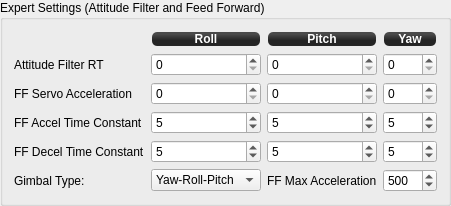
            <widget class="QGroupBox" name="groupBox_3">
             <property name="minimumSize">
              <size>
               <width>0</width>
               <height>187</height>
              </size>
             </property>
             <property name="title">
              <string>Expert Settings (Attitude Filter and Feed Forward)</string>
             </property>
             <layout class="QGridLayout" name="gridLayout_2">
              <item row="0" column="1">
               <widget class="QLabel" name="label_49">
                <property name="minimumSize">
                 <size>
                  <width>0</width>
                  <height>16</height>
                 </size>
                </property>
                <property name="maximumSize">
                 <size>
                  <width>16777215</width>
                  <height>16</height>
                 </size>
                </property>
                <property name="styleSheet">
                 <string notr="true">background-color: qlineargradient(spread:reflect, x1:0.507, y1:0, x2:0.507, y2:0.772, stop:0.208955 rgba(74, 74, 74, 255), stop:0.78607 rgba(36, 36, 36, 255));
color: rgb(255, 255, 255);
border-radius: 5;
font: bold 12px;
margin:1px;</string>
                </property>
                <property name="text">
                 <string>Roll</string>
                </property>
                <property name="alignment">
                 <set>Qt::AlignCenter</set>
                </property>
               </widget>
              </item>
              <item row="0" column="2">
               <widget class="QLabel" name="label_50">
                <property name="minimumSize">
                 <size>
                  <width>0</width>
                  <height>16</height>
                 </size>
                </property>
                <property name="maximumSize">
                 <size>
                  <width>16777215</width>
                  <height>16</height>
                 </size>
                </property>
                <property name="styleSheet">
                 <string notr="true">background-color: qlineargradient(spread:reflect, x1:0.507, y1:0, x2:0.507, y2:0.772, stop:0.208955 rgba(74, 74, 74, 255), stop:0.78607 rgba(36, 36, 36, 255));
color: rgb(255, 255, 255);
border-radius: 5;
font: bold 12px;
margin:1px;</string>
                </property>
                <property name="text">
                 <string>Pitch</string>
                </property>
                <property name="alignment">
                 <set>Qt::AlignCenter</set>
                </property>
               </widget>
              </item>
              <item row="0" column="3">
               <widget class="QLabel" name="label_51">
                <property name="minimumSize">
                 <size>
                  <width>0</width>
                  <height>16</height>
                 </size>
                </property>
                <property name="maximumSize">
                 <size>
                  <width>16777215</width>
                  <height>16</height>
                 </size>
                </property>
                <property name="styleSheet">
                 <string notr="true">background-color: qlineargradient(spread:reflect, x1:0.507, y1:0, x2:0.507, y2:0.772, stop:0.208955 rgba(74, 74, 74, 255), stop:0.78607 rgba(36, 36, 36, 255));
color: rgb(255, 255, 255);
border-radius: 5;
font: bold 12px;
margin:1px;</string>
                </property>
                <property name="text">
                 <string>Yaw</string>
                </property>
                <property name="alignment">
                 <set>Qt::AlignCenter</set>
                </property>
               </widget>
              </item>
              <item row="1" column="0">
               <widget class="QLabel" name="label_2">
                <property name="text">
                 <string>Attitude Filter RT</string>
                </property>
               </widget>
              </item>
              <item row="1" column="1">
               <widget class="QSpinBox" name="rollResponseTime">
                <property name="toolTip">
                 <string>Roll axis attitude filter response time

Range: 0-250ms, 0 disables the filter (default).

Smoothes estimated airframe attitude used by camera stabilization.</string>
                </property>
                <property name="maximum">
                 <number>250</number>
                </property>
                <property name="objrelation" stdset="0">
                 <stringlist>
                  <string>objname:CameraStabSettings</string>
                  <string>fieldname:ResponseTime</string>
                  <string>element:Roll</string>
                  <string>buttongroup:1</string>
                 </stringlist>
                </property>
               </widget>
              </item>
              <item row="1" column="2">
               <widget class="QSpinBox" name="pitchResponseTime">
                <property name="toolTip">
                 <string>Pitch axis attitude filter response time

Range: 0-250ms, 0 disables the filter (default).

Smoothes estimated airframe attitude used by camera stabilization.</string>
                </property>
                <property name="maximum">
                 <number>250</number>
                </property>
                <property name="objrelation" stdset="0">
                 <stringlist>
                  <string>objname:CameraStabSettings</string>
                  <string>fieldname:ResponseTime</string>
                  <string>element:Pitch</string>
                  <string>buttongroup:1</string>
                 </stringlist>
                </property>
               </widget>
              </item>
              <item row="1" column="3">
               <widget class="QSpinBox" name="yawResponseTime">
                <property name="toolTip">
                 <string>Yaw axis attitude filter response time

Range: 0-250ms, 0 disables the filter (default).

Smoothes estimated airframe attitude used by camera stabilization.</string>
                </property>
                <property name="maximum">
                 <number>250</number>
                </property>
                <property name="objrelation" stdset="0">
                 <stringlist>
                  <string>objname:CameraStabSettings</string>
                  <string>fieldname:ResponseTime</string>
                  <string>element:Yaw</string>
                  <string>buttongroup:1</string>
                 </stringlist>
                </property>
               </widget>
              </item>
              <item row="2" column="0">
               <widget class="QLabel" name="label_4">
                <property name="text">
                 <string>FF Servo Acceleration</string>
                </property>
               </widget>
              </item>
              <item row="2" column="1">
               <widget class="QSpinBox" name="rollFeedForward">
                <property name="toolTip">
                 <string>Roll servo feed forward acceleration

Range: 0-25, 0 disables feed forward for the axis (default).

Good starting value is 2-7.
Too high value may burn your servo!</string>
                </property>
                <property name="maximum">
                 <number>25</number>
                </property>
                <property name="objrelation" stdset="0">
                 <stringlist>
                  <string>objname:CameraStabSettings</string>
                  <string>fieldname:FeedForward</string>
                  <string>element:Roll</string>
                  <string>haslimits:no</string>
                  <string>scale:1</string>
                  <string>buttongroup:1</string>
                 </stringlist>
                </property>
               </widget>
              </item>
              <item row="2" column="2">
               <widget class="QSpinBox" name="pitchFeedForward">
                <property name="toolTip">
                 <string>Pitch servo feed forward acceleration

Range: 0-25, 0 disables feed forward for the axis (default).

Good starting value is 2-7.
Too high value may burn your servo!</string>
                </property>
                <property name="maximum">
                 <number>25</number>
                </property>
                <property name="objrelation" stdset="0">
                 <stringlist>
                  <string>objname:CameraStabSettings</string>
                  <string>fieldname:FeedForward</string>
                  <string>element:Pitch</string>
                  <string>haslimits:no</string>
                  <string>scale:1</string>
                  <string>buttongroup:1</string>
                 </stringlist>
                </property>
               </widget>
              </item>
              <item row="2" column="3">
               <widget class="QSpinBox" name="yawFeedForward">
                <property name="toolTip">
                 <string>Yaw servo feed forward acceleration

Range: 0-25, 0 disables feed forward for the axis (default).

Good starting value is 2-7.
Too high value may burn your servo!</string>
                </property>
                <property name="maximum">
                 <number>25</number>
                </property>
                <property name="objrelation" stdset="0">
                 <stringlist>
                  <string>objname:CameraStabSettings</string>
                  <string>fieldname:FeedForward</string>
                  <string>element:Yaw</string>
                  <string>haslimits:no</string>
                  <string>scale:1</string>
                  <string>buttongroup:1</string>
                 </stringlist>
                </property>
               </widget>
              </item>
              <item row="3" column="0">
               <widget class="QLabel" name="label_48">
                <property name="text">
                 <string>FF Accel Time Constant</string>
                </property>
               </widget>
              </item>
              <item row="3" column="1">
               <widget class="QSpinBox" name="rollAccelTime">
                <property name="toolTip">
                 <string>Roll servo feed forward acceleration time constant

Range: 0-50ms, default is 5.</string>
                </property>
                <property name="maximum">
                 <number>50</number>
                </property>
                <property name="value">
                 <number>5</number>
                </property>
                <property name="objrelation" stdset="0">
                 <stringlist>
                  <string>objname:CameraStabSettings</string>
                  <string>fieldname:AccelTime</string>
                  <string>element:Roll</string>
                  <string>buttongroup:1</string>
                 </stringlist>
                </property>
               </widget>
              </item>
              <item row="3" column="2">
               <widget class="QSpinBox" name="pitchAccelTime">
                <property name="toolTip">
                 <string>Pitch servo feed forward acceleration time constant

Range: 0-50ms, default is 5.</string>
                </property>
                <property name="maximum">
                 <number>50</number>
                </property>
                <property name="value">
                 <number>5</number>
                </property>
                <property name="objrelation" stdset="0">
                 <stringlist>
                  <string>objname:CameraStabSettings</string>
                  <string>fieldname:AccelTime</string>
                  <string>element:Pitch</string>
                  <string>buttongroup:1</string>
                 </stringlist>
                </property>
               </widget>
              </item>
              <item row="3" column="3">
               <widget class="QSpinBox" name="yawAccelTime">
                <property name="toolTip">
                 <string>Yaw servo feed forward acceleration time constant

Range: 0-50ms, default is 5.</string>
                </property>
                <property name="maximum">
                 <number>50</number>
                </property>
                <property name="value">
                 <number>5</number>
                </property>
                <property name="objrelation" stdset="0">
                 <stringlist>
                  <string>objname:CameraStabSettings</string>
                  <string>fieldname:AccelTime</string>
                  <string>element:Yaw</string>
                  <string>buttongroup:1</string>
                 </stringlist>
                </property>
               </widget>
              </item>
              <item row="4" column="0">
               <widget class="QLabel" name="label_5">
                <property name="text">
                 <string>FF Decel Time Constant</string>
                </property>
               </widget>
              </item>
              <item row="4" column="1">
               <widget class="QSpinBox" name="rollDecelTime">
                <property name="toolTip">
                 <string>Roll servo feed forward deceleration time constant

Range: 0-50ms, default is 5.</string>
                </property>
                <property name="maximum">
                 <number>50</number>
                </property>
                <property name="value">
                 <number>5</number>
                </property>
                <property name="objrelation" stdset="0">
                 <stringlist>
                  <string>objname:CameraStabSettings</string>
                  <string>fieldname:DecelTime</string>
                  <string>element:Roll</string>
                  <string>buttongroup:1</string>
                 </stringlist>
                </property>
               </widget>
              </item>
              <item row="4" column="2">
               <widget class="QSpinBox" name="pitchDecelTime">
                <property name="toolTip">
                 <string>Pitch servo feed forward deceleration time constant

Range: 0-50ms, default is 5.</string>
                </property>
                <property name="maximum">
                 <number>50</number>
                </property>
                <property name="value">
                 <number>5</number>
                </property>
                <property name="objrelation" stdset="0">
                 <stringlist>
                  <string>objname:CameraStabSettings</string>
                  <string>fieldname:DecelTime</string>
                  <string>element:Pitch</string>
                  <string>buttongroup:1</string>
                 </stringlist>
                </property>
               </widget>
              </item>
              <item row="4" column="3">
               <widget class="QSpinBox" name="yawDecelTime">
                <property name="toolTip">
                 <string>Yaw servo feed forward deceleration time constant

Range: 0-50ms, default is 5.</string>
                </property>
                <property name="maximum">
                 <number>50</number>
                </property>
                <property name="value">
                 <number>5</number>
                </property>
                <property name="objrelation" stdset="0">
                 <stringlist>
                  <string>objname:CameraStabSettings</string>
                  <string>fieldname:DecelTime</string>
                  <string>element:Yaw</string>
                  <string>buttongroup:1</string>
                 </stringlist>
                </property>
               </widget>
              </item>
              <item row="5" column="0">
               <widget class="QLabel" name="label_47">
                <property name="text">
                 <string>Gimbal Type:</string>
                </property>
               </widget>
              </item>
              <item row="5" column="1">
               <widget class="QComboBox" name="gimbalType">
                <property name="focusPolicy">
                 <enum>Qt::StrongFocus</enum>
                </property>
                <property name="toolTip">
                 <string>Gimbal type

Used to limit feed forward acceleration at extreme angles.
Generic type provides no limit.</string>
                </property>
                <property name="objrelation" stdset="0">
                 <stringlist>
                  <string>objname:CameraStabSettings</string>
                  <string>fieldname:GimbalType</string>
                  <string>buttongroup:1</string>
                 </stringlist>
                </property>
                <item>
                 <property name="text">
                  <string>Yaw-Roll-Pitch</string>
                 </property>
                </item>
               </widget>
              </item>
              <item row="5" column="2">
               <widget class="QLabel" name="label_6">
                <property name="text">
                 <string>FF Max Acceleration</string>
                </property>
               </widget>
              </item>
              <item row="5" column="3">
               <widget class="QSpinBox" name="maxAccel">
                <property name="toolTip">
                 <string>Feed forward maximum acceleration

Range: 0-1000, default is 500.

The same value is used for all axes.</string>
                </property>
                <property name="maximum">
                 <number>1000</number>
                </property>
                <property name="value">
                 <number>500</number>
                </property>
                <property name="objrelation" stdset="0">
                 <stringlist>
                  <string>objname:CameraStabSettings</string>
                  <string>fieldname:MaxAccel</string>
                  <string>buttongroup:1</string>
                 </stringlist>
                </property>
               </widget>
              </item>
             </layout>
            </widget>
